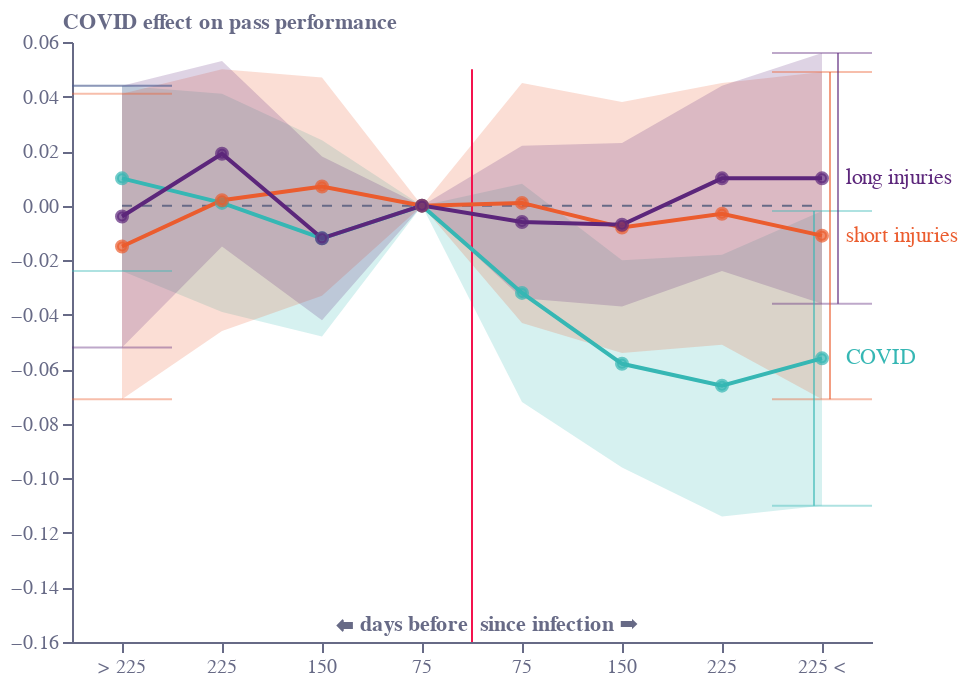

Notebook cell for this chart:
### Code cell
base = alt.Chart(f6a).encode(
    color=alt.Color(
        "c:N",
        legend=None,
        scale=alt.Scale(
            range=[colors["eco-purple"], colors["eco-orange"], colors["eco-turquiose"]]
        ),
    ),
    x=alt.X(
        "x:N",
        sort=[],
        axis=alt.Axis(
            grid=False,
            titleAlign="center",
            titleAnchor="middle",
            title="⬅ days before  since infection ➡",
            titleY=-15,
            titleX=207,
            labelColor=colors["eco-gray"],
            titleColor=colors["eco-gray"],
            tickColor=colors["eco-gray"],
            domainColor=colors["eco-gray"],
            tickCount=10,
            orient="bottom",
            labelAngle=0,
        ),
    ),
)
line = base.mark_line().encode(
    y=alt.Y(
        "y:Q",
        sort=[],
        axis=alt.Axis(
            grid=False,
            title="COVID effect on pass performance",
            titleX=-5,
            titleY=-5,
            titleBaseline="bottom",
            titleAngle=0,
            titleAlign="left",
            labelColor=colors["eco-gray"],
            titleColor=colors["eco-gray"],
            tickColor=colors["eco-gray"],
            domainColor=colors["eco-gray"],
        ),
        scale=alt.Scale(domain=[-0.16, 0.06]),
    )
)
points = line.mark_point(size=25,).encode(
    fill=alt.Color(
        "c:N",
        legend=None,
        scale=alt.Scale(
            range=[colors["eco-purple"], colors["eco-orange"], colors["eco-turquiose"]]
        ),
    )
)
area = base.mark_area(opacity=0.2, color=colors["eco-turquiose"]).encode(
    y="e1:Q", y2="e2:Q"
)
axis1 = (
    alt.Chart(pd.DataFrame([{"x": "> 225", "y": 0}, {"x": "225 <", "y": 0}]))
    .mark_line(strokeWidth=1, strokeDash=[5, 5], color=colors["eco-gray"])
    .encode(x=alt.X("x:N", sort=[]), y="y:Q")
)
axis2 = (
    alt.Chart(pd.DataFrame([{"x": "75", "y": -0.16}, {"x": "75", "y": 0.05}]))
    .mark_line(strokeWidth=1, xOffset=25, color=colors["eco-dot"])
    .encode(x=alt.X("x:N", sort=[]), y="y:Q")
)
ebar = (
    base.mark_errorbar(
        opacity=0.4, color=colors["eco-turquiose"], ticks=True, rule=False
    )
    .encode(y=alt.Y("e1:Q", axis=alt.Axis(title="")), y2="e2:Q")
    .transform_filter('datum.x=="225 <"|datum.x=="> 225"')
)
text = (
    line.mark_text(xOffset=12, align="left")
    .encode(text="c2:N")
    .transform_filter('datum.x=="225 <"')
    .transform_calculate(
        c2='datum.c=="red"?"COVID":datum.c=="green"?"short injuries":datum.c=="blue"?"long injuries":datum.c'
    )
)
rule1 = (
    ebar.mark_rule(xOffset=-4, opacity=0.6)
    .transform_filter('datum.x=="225 <"')
    .transform_filter('datum.c=="red"')
)
rule2 = (
    ebar.mark_rule(xOffset=4, opacity=0.6)
    .transform_filter('datum.x=="225 <"')
    .transform_filter('datum.c=="green"')
)
rule3 = (
    ebar.mark_rule(xOffset=8, opacity=0.6)
    .transform_filter('datum.x=="225 <"')
    .transform_filter('datum.c=="blue"')
)
layer1 = (
    (
        (area + ebar + axis1 + axis2 + text + rule1+rule2+rule3+line + points ).properties(
            height=300, width=400
        )
    )
    .configure_view(stroke=None)
    .properties(title="")
)
layer1.save("visualisation/" + f + ".json")
layer1.save("visualisation/" + f + ".png")
open("README.md", "a").write(readme)
layer1

### Figure 1 — Vega-Lite specification as saved in the notebook (floating-point values rounded to 4 significant figures)
{"config": {"view": {"continuousWidth": 400, "continuousHeight": 300, "stroke": null}}, "layer": [{"mark": {"type": "area", "color": "#36B7B4", "opacity": 0.2}, "encoding": {"color": {"type": "nominal", "field": "c", "legend": null, "scale": {"range": ["#5C267B", "#EB5C2E", "#36B7B4"]}}, "x": {"type": "nominal", "axis": {"domainColor": "#676A86", "grid": false, "labelAngle": 0, "labelColor": "#676A86", "orient": "bottom", "tickColor": "#676A86", "tickCount": 10, "title": "⬅ days before  since infection ➡", "titleAlign": "center", "titleAnchor": "middle", "titleColor": "#676A86", "titleX": 207, "titleY": -15}, "field": "x", "sort": []}, "y": {"type": "quantitative", "field": "e1"}, "y2": {"field": "e2"}}}, {"mark": {"type": "errorbar", "color": "#36B7B4", "opacity": 0.4, "rule": false, "ticks": true}, "encoding": {"color": {"type": "nominal", "field": "c", "legend": null, "scale": {"range": ["#5C267B", "#EB5C2E", "#36B7B4"]}}, "x": {"type": "nominal", "axis": {"domainColor": "#676A86", "grid": false, "labelAngle": 0, "labelColor": "#676A86", "orient": "bottom", "tickColor": "#676A86", "tickCount": 10, "title": "⬅ days before  since infection ➡", "titleAlign": "center", "titleAnchor": "middle", "titleColor": "#676A86", "titleX": 207, "titleY": -15}, "field": "x", "sort": []}, "y": {"type": "quantitative", "axis": {"title": ""}, "field": "e1"}, "y2": {"field": "e2"}}, "transform": [{"filter": "datum.x==\"225 <\"|datum.x==\"> 225\""}]}, {"data": {"name": "data-78135e502b9e420b797d9eb9fadc3c1a"}, "mark": {"type": "line", "color": "#676A86", "strokeDash": [5, 5], "strokeWidth": 1}, "encoding": {"x": {"type": "nominal", "field": "x", "sort": []}, "y": {"type": "quantitative", "field": "y"}}}, {"data": {"name": "data-74623f02bdf24a777a4760c86f3813e6"}, "mark": {"type": "line", "color": "#F4134D", "strokeWidth": 1, "xOffset": 25}, "encoding": {"x": {"type": "nominal", "field": "x", "sort": []}, "y": {"type": "quantitative", "field": "y"}}}, {"data": {"name": "data-0598620cee8a19ba8066f2590c506ba1"}, "mark": {"type": "text", "align": "left", "xOffset": 12}, "encoding": {"color": {"type": "nominal", "field": "c", "legend": null, "scale": {"range": ["#5C267B", "#EB5C2E", "#36B7B4"]}}, "text": {"type": "nominal", "field": "c2"}, "x": {"type": "nominal", "axis": {"domainColor": "#676A86", "grid": false, "labelAngle": 0, "labelColor": "#676A86", "orient": "bottom", "tickColor": "#676A86", "tickCount": 10, "title": "⬅ days before  since infection ➡", "titleAlign": "center", "titleAnchor": "middle", "titleColor": "#676A86", "titleX": 207, "titleY": -15}, "field": "x", "sort": []}, "y": {"type": "quantitative", "axis": {"domainColor": "#676A86", "grid": false, "labelColor": "#676A86", "tickColor": "#676A86", "title": "COVID effect on pass performance", "titleAlign": "left", "titleAngle": 0, "titleBaseline": "bottom", "titleColor": "#676A86", "titleX": -5, "titleY": -5}, "field": "y", "scale": {"domain": [-0.16, 0.06]}, "sort": []}}, "transform": [{"filter": "datum.x==\"225 <\""}, {"calculate": "datum.c==\"red\"?\"COVID\":datum.c==\"green\"?\"short injuries\":datum.c==\"blue\"?\"long injuries\":datum.c", "as": "c2"}]}, {"data": {"name": "data-0598620cee8a19ba8066f2590c506ba1"}, "mark": {"type": "rule", "opacity": 0.6, "xOffset": -4}, "encoding": {"color": {"type": "nominal", "field": "c", "legend": null, "scale": {"range": ["#5C267B", "#EB5C2E", "#36B7B4"]}}, "x": {"type": "nominal", "axis": {"domainColor": "#676A86", "grid": false, "labelAngle": 0, "labelColor": "#676A86", "orient": "bottom", "tickColor": "#676A86", "tickCount": 10, "title": "⬅ days before  since infection ➡", "titleAlign": "center", "titleAnchor": "middle", "titleColor": "#676A86", "titleX": 207, "titleY": -15}, "field": "x", "sort": []}, "y": {"type": "quantitative", "axis": {"title": ""}, "field": "e1"}, "y2": {"field": "e2"}}, "transform": [{"filter": "datum.x==\"225 <\"|datum.x==\"> 225\""}, {"filter": "datum.x==\"225 <\""}, {"filter": "datum.c==\"red\""}]}, {"data": {"name": "data-0598620cee8a19ba8066f2590c506ba1"}, "mark": {"type": "rule", "opacity": 0.6, "xOffset": 4}, "encoding": {"color": {"type": "nominal", "field": "c", "legend": null, "scale": {"range": ["#5C267B", "#EB5C2E", "#36B7B4"]}}, "x": {"type": "nominal", "axis": {"domainColor": "#676A86", "grid": false, "labelAngle": 0, "labelColor": "#676A86", "orient": "bottom", "tickColor": "#676A86", "tickCount": 10, "title": "⬅ days before  since infection ➡", "titleAlign": "center", "titleAnchor": "middle", "titleColor": "#676A86", "titleX": 207, "titleY": -15}, "field": "x", "sort": []}, "y": {"type": "quantitative", "axis": {"title": ""}, "field": "e1"}, "y2": {"field": "e2"}}, "transform": [{"filter": "datum.x==\"225 <\"|datum.x==\"> 225\""}, {"filter": "datum.x==\"225 <\""}, {"filter": "datum.c==\"green\""}]}, {"data": {"name": "data-0598620cee8a19ba8066f2590c506ba1"}, "mark": {"type": "rule", "opacity": 0.6, "xOffset": 8}, "encoding": {"color": {"type": "nominal", "field": "c", "legend": null, "scale": {"range": ["#5C267B", "#EB5C2E", "#36B7B4"]}}, "x": {"type": "nominal", "axis": {"domainColor": "#676A86", "grid": false, "labelAngle": 0, "labelColor": "#676A86", "orient": "bottom", "tickColor": "#676A86", "tickCount": 10, "title": "⬅ days before  since infection ➡", "titleAlign": "center", "titleAnchor": "middle", "titleColor": "#676A86", "titleX": 207, "titleY": -15}, "field": "x", "sort": []}, "y": {"type": "quantitative", "axis": {"title": ""}, "field": "e1"}, "y2": {"field": "e2"}}, "transform": [{"filter": "datum.x==\"225 <\"|datum.x==\"> 225\""}, {"filter": "datum.x==\"225 <\""}, {"filter": "datum.c==\"blue\""}]}, {"data": {"name": "data-0598620cee8a19ba8066f2590c506ba1"}, "mark": "line", "encoding": {"color": {"type": "nominal", "field": "c", "legend": null, "scale": {"range": ["#5C267B", "#EB5C2E", "#36B7B4"]}}, "x": {"type": "nominal", "axis": {"domainColor": "#676A86", "grid": false, "labelAngle": 0, "labelColor": "#676A86", "orient": "bottom", "tickColor": "#676A86", "tickCount": 10, "title": "⬅ days before  since infection ➡", "titleAlign": "center", "titleAnchor": "middle", "titleColor": "#676A86", "titleX": 207, "titleY": -15}, "field": "x", "sort": []}, "y": {"type": "quantitative", "axis": {"domainColor": "#676A86", "grid": false, "labelColor": "#676A86", "tickColor": "#676A86", "title": "COVID effect on pass performance", "titleAlign": "left", "titleAngle": 0, "titleBaseline": "bottom", "titleColor": "#676A86", "titleX": -5, "titleY": -5}, "field": "y", "scale": {"domain": [-0.16, 0.06]}, "sort": []}}}, {"data": {"name": "data-0598620cee8a19ba8066f2590c506ba1"}, "mark": {"type": "point", "size": 25}, "encoding": {"color": {"type": "nominal", "field": "c", "legend": null, "scale": {"range": ["#5C267B", "#EB5C2E", "#36B7B4"]}}, "fill": {"type": "nominal", "field": "c", "legend": null, "scale": {"range": ["#5C267B", "#EB5C2E", "#36B7B4"]}}, "x": {"type": "nominal", "axis": {"domainColor": "#676A86", "grid": false, "labelAngle": 0, "labelColor": "#676A86", "orient": "bottom", "tickColor": "#676A86", "tickCount": 10, "title": "⬅ days before  since infection ➡", "titleAlign": "center", "titleAnchor": "middle", "titleColor": "#676A86", "titleX": 207, "titleY": -15}, "field": "x", "sort": []}, "y": {"type": "quantitative", "axis": {"domainColor": "#676A86", "grid": false, "labelColor": "#676A86", "tickColor": "#676A86", "title": "COVID effect on pass performance", "titleAlign": "left", "titleAngle": 0, "titleBaseline": "bottom", "titleColor": "#676A86", "titleX": -5, "titleY": -5}, "field": "y", "scale": {"domain": [-0.16, 0.06]}, "sort": []}}}], "data": {"name": "data-0598620cee8a19ba8066f2590c506ba1"}, "height": 300, "title": "", "width": 400, "$schema": "https://vega.github.io/schema/vega-lite/v4.8.1.json", "datasets": {"data-0598620cee8a19ba8066f2590c506ba1": [{"x": "> 225", "y": 0.01, "e": 0.017, "c": "red", "e1": -0.024, "e2": 0.044}, {"x": "225", "y": 0.001, "e": 0.02, "c": "red", "e1": -0.039, "e2": 0.041}, {"x": "150", "y": -0.012, "e": 0.018, "c": "red", "e1": -0.048, "e2": 0.024}, {"x": "75", "y": 0.0, "e": 0.0, "c": "red", "e1": 0.0, "e2": 0.0}, {"x": " 75", "y": -0.032, "e": 0.02, "c": "red", "e1": -0.072, "e2": 0.008}, {"x": " 150", "y": -0.058, "e": 0.019, "c": "red", "e1": -0.096, "e2": -0.02}, {"x": " 225", "y": -0.066, "e": 0.024, "c": "red", "e1": -0.114, "e2": -0.018}, {"x": "225 <", "y": -0.056, "e": 0.027, "c": "red", "e1": -0.11, "e2": -0.002}, {"x": "> 225", "y": -0.015, "e": 0.028, "c": "green", "e1": -0.071, "e2": 0.041}, {"x": "225", "y": 0.002, "e": 0.024, "c": "green", "e1": -0.046, "e2": 0.05}, {"x": "150", "y": 0.007, "e": 0.02, "c": "green", "e1": -0.033, "e2": 0.047}, {"x": "75", "y": 0.0, "e": 0.0, "c": "green", "e1": 0.0, "e2": 0.0}, {"x": " 75", "y": 0.001, "e": 0.022, "c": "green", "e1": -0.043, "e2": 0.045}, {"x": " 150", "y": -0.008, "e": 0.023, "c": "green", "e1": -0.054, "e2": 0.038}, {"x": " 225", "y": -0.003, "e": 0.024, "c": "green", "e1": -0.051, "e2": 0.045}, {"x": "225 <", "y": -0.011, "e": 0.03, "c": "green", "e1": -0.071, "e2": 0.049}, {"x": "> 225", "y": -0.004, "e": 0.024, "c": "blue", "e1": -0.052, "e2": 0.044}, {"x": "225", "y": 0.019, "e": 0.017, "c": "blue", "e1": -0.015, "e2": 0.053}, {"x": "150", "y": -0.012, "e": 0.015, "c": "blue", "e1": -0.042, "e2": 0.018}, {"x": "75", "y": 0.0, "e": 0.0, "c": "blue", "e1": 0.0, "e2": 0.0}, {"x": " 75", "y": -0.006, "e": 0.014, "c": "blue", "e1": -0.034, "e2": 0.022}, {"x": " 150", "y": -0.007, "e": 0.015, "c": "blue", "e1": -0.037, "e2": 0.023}, {"x": " 225", "y": 0.01, "e": 0.017, "c": "blue", "e1": -0.024, "e2": 0.044}, {"x": "225 <", "y": 0.01, "e": 0.023, "c": "blue", "e1": -0.036, "e2": 0.056}], "data-78135e502b9e420b797d9eb9fadc3c1a": [{"x": "> 225", "y": 0}, {"x": "225 <", "y": 0}], "data-74623f02bdf24a777a4760c86f3813e6": [{"x": "75", "y": -0.16}, {"x": "75", "y": 0.05}]}}
